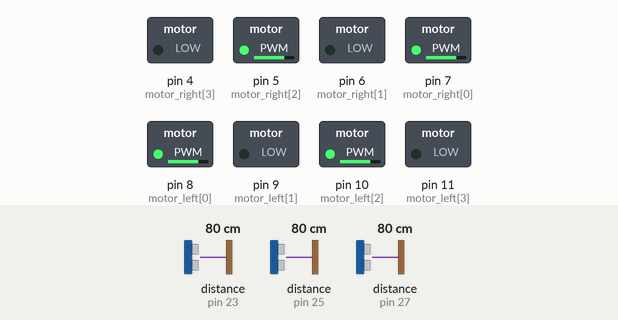
Recording of a sketch running on a simulated Arduino Mega 2560, built with avr-gcc and run on an emulated ATmega2560. Parts: switched loads named in the sketch (green lamp = pin HIGH). Wiring (inferred from the names in the program): 3 × ultrasonic range finder: trigger pin 22, echo pin 23 / trigger pin 24, echo pin 25 / trigger pin 26, echo pin 27. Dashed ring = blinking. Inputs (shaded band) come from the test bench; at power-on: distance to the obstacle (sensors on pin 23, pin 27, pin 25) 80 cm. The echo pulse lasts 58.3 µs per cm; pins used as bus, display or sensor lines are not drawn.

Above: at 1.2 s.
1.3 s: distance to the obstacle (sensor on pin 23) set to 32 cm
2.8 s: distance to the obstacle (sensor on pin 23) set to 27 cm
At 3.19 s:
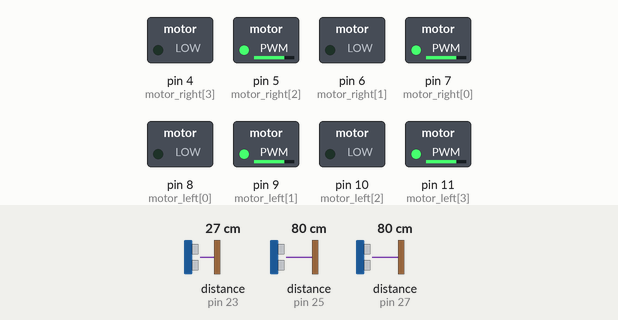
5.8 s: distance to the obstacle (sensor on pin 27) set to 32 cm
8.8 s: distance to the obstacle (sensor on pin 27) set to 28 cm
At 9.0 s:
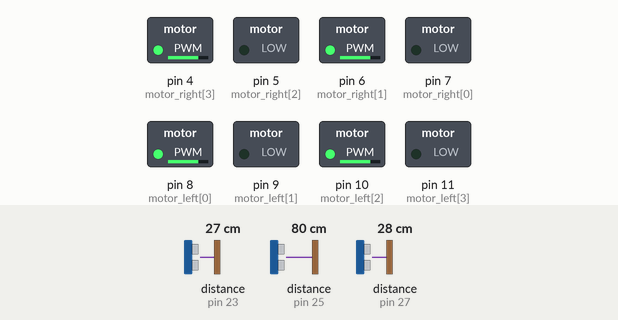
11.8 s: distance to the obstacle (sensor on pin 27) set to 35 cm
At 12.02 s:
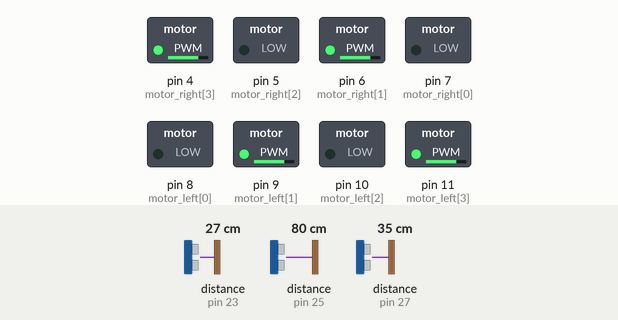
14.8 s: distance to the obstacle (sensor on pin 27) set to 2 cm
At 15.05 s:
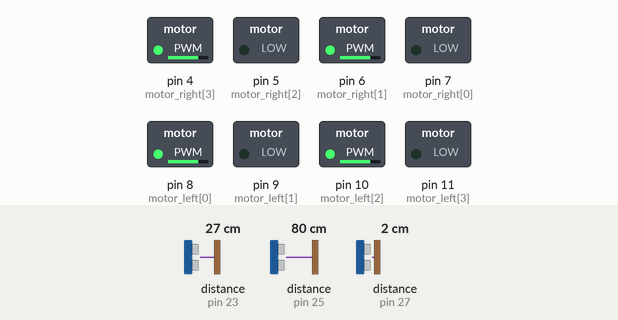
Timing chart, 0 to 18.8 s (numbered marks = the images above; inputs shaded):
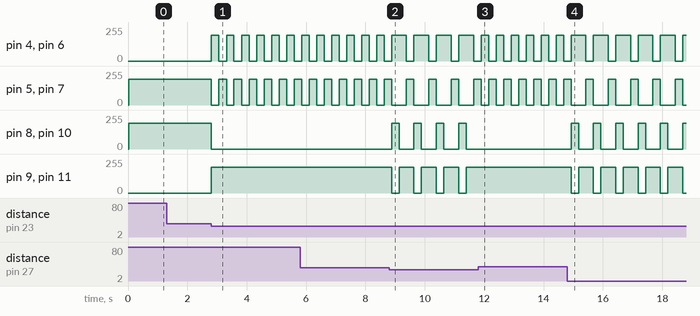

The sketch:

obstacle_avoid_bot.ino
```cpp
/*
 * Name:        Obstacle Avoidance Bot
 * Author:      Moises Beato Nunez
 * Date:        22 Feb 2018
 * Description: A simple robot that can endlessly roams an area while avoiding obstacle.
 *				      The robot is controlled via an Arduino Mega, and uses 3 HC-SR04 Ultrasonic
 * 				      to "see" in front of it. It uses a L983n v3 Dual H-Bridge to drive 4 DC motors,
 *              an SPST switch to start it, and it is powered by  7.4v @ 3300mAh LIPO battery.
 */

#define VERSION 1.0.1

// Trigger and Echo pins per sensor (HC-SR04)
#define TRIGGER_FRONT     22
#define ECHO_FRONT        23
#define TRIGGER_RIGHT     24
#define ECHO_RIGHT        25
#define TRIGGER_LEFT      26
#define ECHO_LEFT         27


#define PING_MIN_DISTANCE 30  //Min distance from obstacle (30cm or ~12in)

#define DELAYTIME 250         //stops everything while the robot turns.
                              //Increase to extend the turning time.
                              //Note: the faster the speed, the more it turns at each time.
/*
 * Motor setup: PWM pins
 *    Left motors   -> Front: 8,9
 *                  -> Rear : 10,11
 *    Right motors  -> Front: 7,6
 *                  -> Rear : 4,5
 * Note: since the motor pins are sent analog signals,
 * their pins do not need to be initialized
 */
int motor_left[] = {8,9,10,11};
int motor_right[] = {7,6,5,4};

const uint8_t speed = 192; //out of 225 (MAX SPEED)

void setup() {
  //initialize the trigger and echo pins for the sensors
  //Triggers send the ultrasonic pulse and Echoes receive them
  pinMode(TRIGGER_FRONT, OUTPUT);
  pinMode(TRIGGER_RIGHT, OUTPUT);
  pinMode(TRIGGER_LEFT,  OUTPUT);

  pinMode(ECHO_FRONT, INPUT);
  pinMode(ECHO_RIGHT, INPUT);
  pinMode(ECHO_LEFT,  INPUT);


}
/*
 * loop()    	  Infinitively check and void obstacles
 * argument: 	  void
 * operation: 	The robot avoids obstacles by comparing the distance received by the sensor functions
 *				      to the predefined minimum distance from any object. If the condition return true, the robot
 *				      turn in the direction opposite to the sensor that detected the nearby object. For example,
 *				      if the right sensor perceives a near by object, the robot turns left until the object is no longer
 *				      in range
 * Returns:   	void
 */
void loop() {
    if(front_sensor() < PING_MIN_DISTANCE){ 					//if something is in front of it, drive backwards and turn left
        motors_backward();
        delay(DELAYTIME);                             //turn for this amount of time
        motors_left();
        delay(DELAYTIME);
        if(left_sensor() < PING_MIN_DISTANCE){        //if the left is occupied, turn right
          motors_right();
          delay(DELAYTIME);
        }
    }else if(right_sensor() < PING_MIN_DISTANCE) motors_left(); //if the right sensor pings, turn left until clear

    else if(left_sensor() < PING_MIN_DISTANCE) motors_right(); //if the left sensor pings, turn right until clear

	//if trapped in a corner, back up until one or both sensors are clear
    else if((right_sensor() < PING_MIN_DISTANCE)&& (left_sensor() < PING_MIN_DISTANCE)) motors_backward();
    else motors_forward();   								//Drive forward until you run into something

}

/*
 * xxxx_sensor() checks for distance from obstacle
 * argument:     void
 * operation:    The trigger sends a ping, then the echo receives it.
 *               using the duration of the return ping, it then calculates
 *               the distance in mm
 * Returns:      Distance in mm
 */
static long front_sensor(void){
    long distance_front, duration_front;
    digitalWrite(TRIGGER_FRONT, LOW);
    delayMicroseconds(2);
    digitalWrite(TRIGGER_FRONT, HIGH);
    delayMicroseconds(10);
    digitalWrite(TRIGGER_FRONT, LOW);
    duration_front = pulseIn(ECHO_FRONT, HIGH);
    distance_front = (duration_front/2) / 29.1;
    return  distance_front;
}
static long right_sensor(void){
    long distance_right, duration_right;
    digitalWrite(TRIGGER_RIGHT, LOW);
    delayMicroseconds(2);
    digitalWrite(TRIGGER_RIGHT, HIGH);
    delayMicroseconds(10);
    digitalWrite(TRIGGER_RIGHT, LOW);
    duration_right = pulseIn(ECHO_RIGHT, HIGH);
    distance_right = (duration_right/2) / 29.1;
    return distance_right;
}
static long left_sensor(void){
    long distance_left, duration_left;
    digitalWrite(TRIGGER_LEFT, LOW);
    delayMicroseconds(2);
    digitalWrite(TRIGGER_LEFT, HIGH);
    delayMicroseconds(10);
    digitalWrite(TRIGGER_LEFT, LOW);
    duration_left = pulseIn(ECHO_LEFT, HIGH);
    distance_left  = (duration_left/2) / 29.1;
    return distance_left;
}
// end of distance check


/*
 * motors_xxxx()  moves robot in the desired direction
 * argument:      void
 * operation:  	  Send a PWM signal to the positive terminal of the DC motor to engage it,
 *				        or send a PWM signal to the negative terminal to reverse the motion. Send
 *				        zeros to all the terminals to make the motors stop.
 * Returns:  	    void
 */
void motors_forward(void)
{ //both sided forward
  analogWrite(motor_left[0], speed);
  analogWrite(motor_left[1], 0);
  analogWrite(motor_left[2], speed);
  analogWrite(motor_left[3], 0);

  analogWrite(motor_right[0], speed);
  analogWrite(motor_right[1], 0);
  analogWrite(motor_right[2], speed);
  analogWrite(motor_right[3], 0);
}

void motors_backward(void)
{ //both sides reversed
  analogWrite(motor_left[0], 0);
  analogWrite(motor_left[1], speed);
  analogWrite(motor_left[2], 0);
  analogWrite(motor_left[3], speed);

  analogWrite(motor_right[0], 0);
  analogWrite(motor_right[1], speed);
  analogWrite(motor_right[2], 0);
  analogWrite(motor_right[3], speed);

}
void motors_right(void)
{
  //right_side back, left_side forward
  analogWrite(motor_left[0], speed);
  analogWrite(motor_left[1], 0);
  analogWrite(motor_left[2], speed);
  analogWrite(motor_left[3], 0);

  analogWrite(motor_right[0], 0);
  analogWrite(motor_right[1], speed);
  analogWrite(motor_right[2], 0);
  analogWrite(motor_right[3], speed);
}

void motors_left(void)
{
   //left_side back, right_side forward
  analogWrite(motor_left[0], 0);
  analogWrite(motor_left[1], speed);
  analogWrite(motor_left[2], 0);
  analogWrite(motor_left[3], speed);

  analogWrite(motor_right[0], speed);
  analogWrite(motor_right[1], 0);
  analogWrite(motor_right[2], speed);
  analogWrite(motor_right[3], 0);
}
//This function is not currently in use
// void motors_stop(void)
// {
  // analogWrite(motor_left[0], 0);
  // analogWrite(motor_left[1], 0);
  // analogWrite(motor_left[2], 0);
  // analogWrite(motor_left[3], 0);

  // analogWrite(motor_right[0], 0);
  // analogWrite(motor_right[1], 0);
  // analogWrite(motor_right[2], 0);
  // analogWrite(motor_right[3], 0);

// }
```

Measured:
- the behaviour switches between 31 and 30 cm on distance to the obstacle (sensor on pin 23) (found by bisection; images 0 and 1)
- the behaviour switches between 31 and 30 cm on distance to the obstacle (sensor on pin 27) (found by bisection; images 1 and 2)
- after the input at 1.3 s, every drawn part: stays the same
- after the input at 2.8 s, pin 4 (motor_right[3]): alternates 192/255 for 0.25 s and 0/255 for 0.26 s, starting at once; pin 5 (motor_right[2]): alternates 192/255 for 0.26 s and 0/255 for 0.25 s, starting at once
- after the input at 8.8 s, pin 4 (motor_right[3]): alternates 192/255 for 0.50 s and 0/255 for 0.25 s, starting after 0.58 s; pin 5 (motor_right[2]): alternates 192/255 for 0.25 s and 0/255 for 0.50 s, starting after 0.58 s
- after the input at 11.8 s, pin 4 (motor_right[3]), pin 5 (motor_right[2]), pin 6 (motor_right[1]), pin 7 (motor_right[0]): alternates 192/255 for 0.25 s and 0/255 for 0.25 s, starting after 0.35 s; pin 8 (motor_left[0]), pin 10 (motor_left[2]): stops changing and stays 0/255; pin 9 (motor_left[1]), pin 11 (motor_left[3]): stops changing and stays 192/255
- after the input at 14.8 s, pin 4 (motor_right[3]): alternates 192/255 for 0.50 s and 0/255 for 0.25 s, starting after 0.63 s; pin 5 (motor_right[2]): alternates 192/255 for 0.25 s and 0/255 for 0.50 s, starting after 0.63 s
